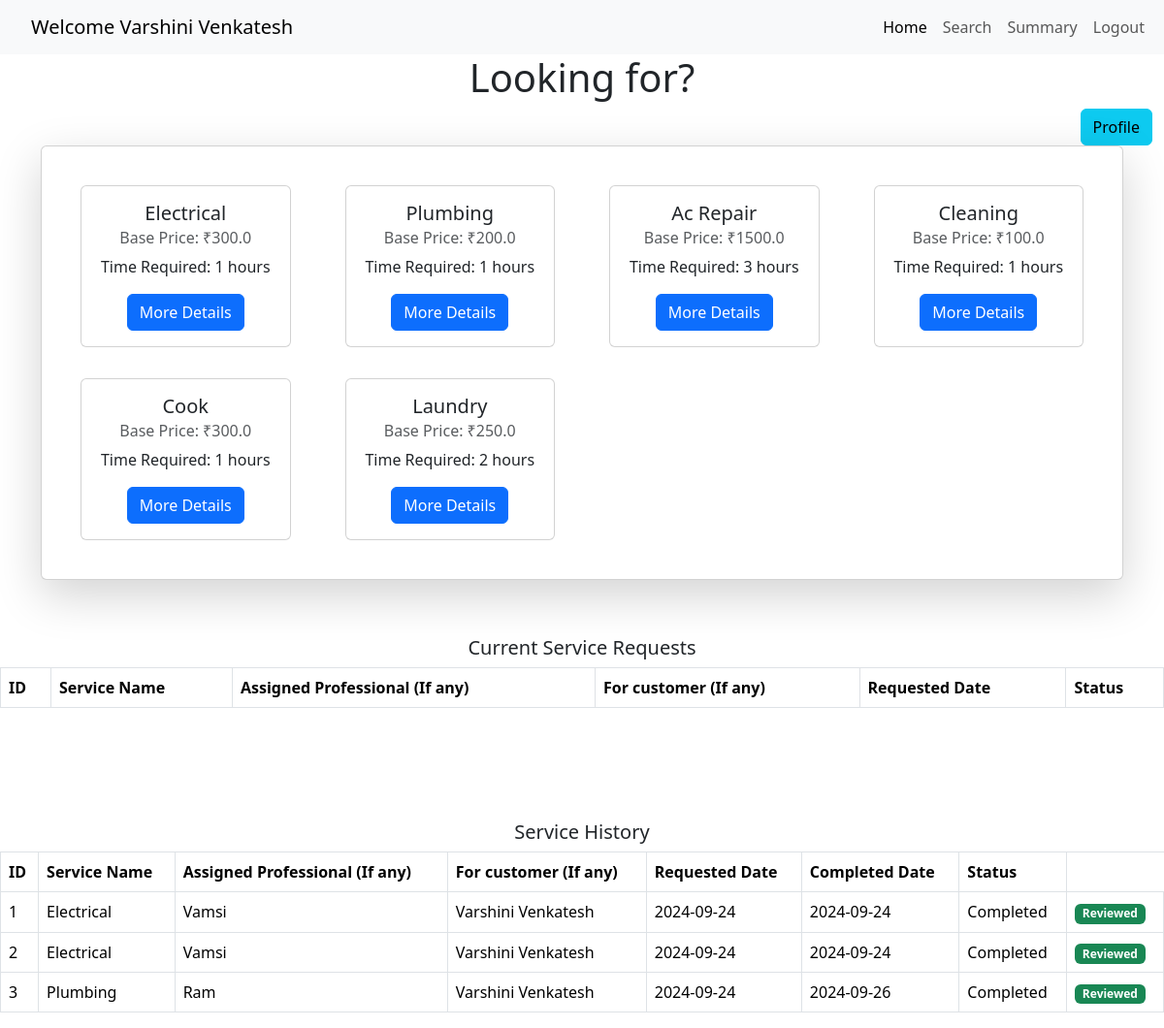
Page /customerhomepage/1 on the committed database.
### application/models.py (models this page shows, shortened)
class Customer(db.Model):
    __tablename__ = 'customers'
    id = db.Column(db.Integer, primary_key=True)
    email = db.Column(db.String(120), unique=True, nullable=False)
    password = db.Column(db.String(120), nullable=False)
    full_name = db.Column(db.String(100), nullable=False)
    address = db.Column(db.String(200), nullable=False)
    pincode = db.Column(db.String(10), nullable=False)

class Service(db.Model):
    __tablename__ = 'services'
    service_id = db.Column(db.Integer, primary_key=True)
    name = db.Column(db.String(100), nullable=False)
    base_price = db.Column(db.Float, nullable=False)
    time_required = db.Column(db.String(50), nullable=False)
    descriptions = db.Column(db.Text, nullable=True)
    service_requests_list = db.relationship('ServiceRequest', backref='service', cascade='all, delete-orphan', lazy=True)

class ServiceRequest(db.Model):
    __tablename__ = 'service_requests'
    serv_req_id = db.Column(db.Integer, primary_key=True)
    service_id = db.Column(db.Integer, db.ForeignKey('services.service_id'), nullable=False)
    cust_id = db.Column(db.Integer, db.ForeignKey('customers.id'), nullable=False)
    professional_id = db.Column(db.Integer, db.ForeignKey('service_professionals.id'), nullable=True)
    date_of_req = db.Column(db.DateTime, default=date.today)
    date_of_completion = db.Column(db.DateTime, nullable=True)
    service_status = db.Column(db.String(50), nullable=False)  # requested, assigned, completed
    remarks = db.Column(db.Text, nullable=True)
    professional = db.relationship('ServiceProfessional', backref='service_requests', lazy=True)
    customer = db.relationship('Customer', backref='service_requests', lazy=True)

class ServiceProfessional(db.Model):
    __tablename__ = 'service_professionals'
    id = db.Column(db.Integer, primary_key=True)
    email = db.Column(db.String(120), unique=True, nullable=False)
    password = db.Column(db.String(120), nullable=False)
    full_name = db.Column(db.String(100), nullable=False)
    service_id = db.Column(db.Integer, db.ForeignKey('services.service_id'), nullable=False)
    experience = db.Column(db.Integer, nullable=False)
    profile_doc = db.Column(db.String(200), nullable=False)  # Path to the uploaded profile PDF
    address = db.Column(db.String(200), nullable=False)
    pincode = db.Column(db.String(10), nullable=False)
    date_created = db.Column(db.DateTime, default=date.today())
    status = db.Column(db.String(50), nullable=False)
    service = db.relationship('Service', backref='service_professionals', lazy=True)

### app.py (the view)
@app.route('/customerhomepage/<int:id>', methods=['GET'])
def customerhomepage(id):
    customer = Customer.query.get(id)
    services = Service.query.all()
    service_requests = ServiceRequest.query.filter_by(cust_id=id).all()
    return render_template("customerhomepage.html", customer=customer, services=services, service_requests=service_requests)

### templates/customerhomepage.html (shortened to what this page needs)
<!DOCTYPE html>
<html lang="en">
<head>
    <link href="https://cdn.jsdelivr.net/npm/bootstrap@5.3.3/dist/css/bootstrap.min.css" rel="stylesheet">
</head>
<body>
    <nav class="navbar navbar-expand-lg navbar-light bg-light">
        <div class="container-fluid">
          <a class="navbar-brand" href="#">Welcome {{ customer.full_name }}</a>
          <div class="collapse navbar-collapse" id="navbarNavAltMarkup">
            <div class="navbar-nav">
              <a class="nav-link active" aria-current="page" href="#">Home</a>
              <a class="nav-link" href="#">Search</a>
              <a class="nav-link" href="#">Summary</a>
              <a class="nav-link" href="{{ url_for('logout') }}">Logout</a>
            </div>
          </div>
        </div>
    </nav>
    <h1 style="text-align: center;">Looking for?</h1>
    {% if customer %}
        <div class="container" style="float: right;">
            <a href="{{url_for('customerprofile', id = customer.id)}}" class="btn btn-info">Profile</a>
        </div>
    {% else %}
        <p>Customer information not available</p>
    {% endif %}
    <div class="container">
        <div class="card p-4 shadow-lg mb-5">
            <div class="row">
                {% for service in services %}
                <div class="col-12 col-md-4 col-lg-3 d-flex justify-content-center">
                    <div class="card m-3" style="width: 18rem;">
                        <div class="card-body text-center">
                            <h5 class="card-title">{{ service.name }}</h5>
                            <h6 class="card-subtitle mb-2 text-muted">Base Price: ₹{{ service.base_price }}</h6>
                            <p class="card-text">Time Required: {{ service.time_required }} hours</p>
                            <a href="{{ url_for('servicedetails', service_id=service.service_id, customer_id=customer.id) }}" class="btn btn-primary">More Details</a>
                        </div>
                    </div>
                </div>
                {% endfor %}
            </div>
        </div>
    </div>
    <div style="margin-top: 10px;">
        <div class="d-flex flex-wrap col-md-12 justify-content-center">
            <h5>Current Service Requests</h5>
            <table class="table table-bordered">
                <thead>
                    <tr>
                        <th>ID</th>
                        <th>Service Name</th>
                        <th>Assigned Professional (If any)</th>
                        <th>For customer (If any)</th>
                        <th>Requested Date</th>
                        <th>Status</th>
                    </tr>
                </thead>
            </table>
    </div>
    <div style="margin-top: 100px;">
        <div class="d-flex flex-wrap col-md-12 justify-content-center">
            <h5>Service History</h5>
            <table class="table table-bordered">
                <thead>
                    <tr>
                        <th>ID</th>
                        <th>Service Name</th>
                        <th>Assigned Professional (If any)</th>
                        <th>For customer (If any)</th>
                        <th>Requested Date</th>
                        <th>Completed Date</th>
                        <th>Status</th>
                    </tr>
                </thead>
                <tbody>
                    {% for request in service_requests %}
                    {% if request.service_status == 'completed' %}
                        <tr>
                            <td>{{ request.serv_req_id }}</td>
                            <td>{{ request.service.name }}</td>
                            <td>{% if request.professional %} {{ request.professional.full_name }} {% else %} Not Assigned {% endif %}</td>
                            <td>{% if request.customer %} {{ request.customer.full_name }} {% else %} Not Assigned {% endif %}</td>
                            <td>{{ request.date_of_req.strftime('%Y-%m-%d') }}</td>
                            <td>{{ request.date_of_completion.strftime('%Y-%m-%d') }}</td>
                            <td>{{ request.service_status.title() }}</td>
                            <td>
                                {% if request.service_status == 'completed' %}
                                    {% if request.ratings | length > 0 and request.ratings[0].rating_status == 'True' %}
                                        <span class="badge bg-success">Reviewed</span>
                                    {% else %}
                                        <a href="{{ url_for('rate_service', serv_req_id=request.serv_req_id) }}" class="btn btn-success">Rate Service</a>
                                    {% endif %}
                                {% endif %}
                            </td>
                        </tr>
                    {% endif %}
                    {% endfor %}
                </tbody>
            </table>
        </div>
    </div>
</body>
</html>

### templates/customerhomepage.html (style rules this page uses)
.navbar-nav { margin-left: auto; }
.container-fluid { padding-left: 2rem; }
.container { display: flex; justify-content: flex-end; }

### rows in the picture
Customer: full_name "Varshini Venkatesh"
Service: name "Electrical", base_price "300.0", time_required "1"
Service: name "Plumbing", base_price "200.0", time_required "1"
Service: name "Ac Repair", base_price "1500.0", time_required "3"
Service: name "Cleaning", base_price "100.0", time_required "1"
Service: name "Cook", base_price "300.0", time_required "1"
Service: name "Laundry", base_price "250.0", time_required "2"
ServiceRequest: serv_req_id "1", service.name "Electrical", professional.full_name "Vamsi", customer.full_name "Varshini Venkatesh", date_of_req "2024-09-24", date_of_completion "2024-09-24", service_status "Completed", shows "Reviewed"
ServiceRequest: serv_req_id "2", service.name "Electrical", professional.full_name "Vamsi", customer.full_name "Varshini Venkatesh", date_of_req "2024-09-24", date_of_completion "2024-09-24", service_status "Completed", shows "Reviewed"
ServiceRequest: serv_req_id "3", service.name "Plumbing", professional.full_name "Ram", customer.full_name "Varshini Venkatesh", date_of_req "2024-09-24", date_of_completion "2024-09-26", service_status "Completed", shows "Reviewed"
